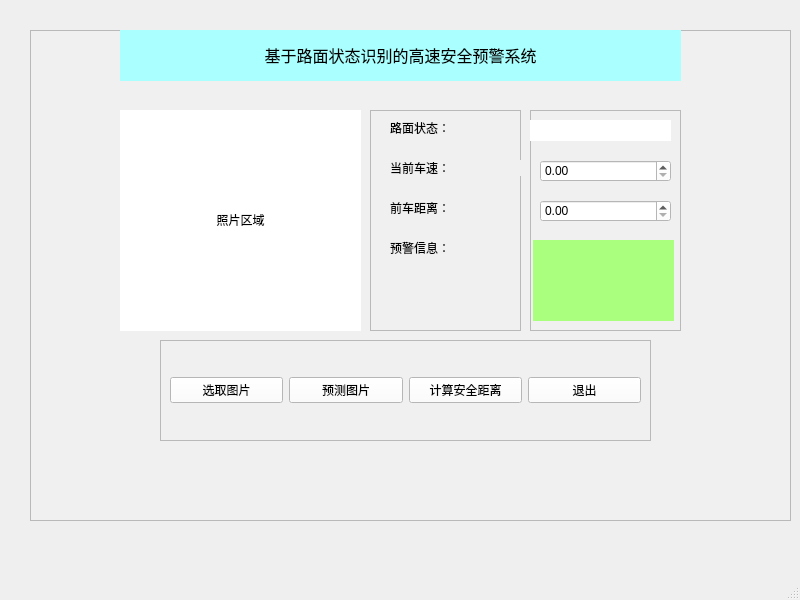
<?xml version="1.0" encoding="UTF-8"?>
<ui version="4.0">
 <class>MainWindow</class>
 <widget class="QMainWindow" name="MainWindow">
  <property name="geometry">
   <rect>
    <x>0</x>
    <y>0</y>
    <width>800</width>
    <height>600</height>
   </rect>
  </property>
  <property name="windowTitle">
   <string>MainWindow</string>
  </property>
  <widget class="QWidget" name="centralwidget">
   <widget class="QFrame" name="frame">
    <property name="geometry">
     <rect>
      <x>30</x>
      <y>30</y>
      <width>761</width>
      <height>491</height>
     </rect>
    </property>
    <property name="styleSheet">
     <string notr="true">background-color: rgb(255, 255, 255);
background-color: rgb(240, 240, 240);</string>
    </property>
    <property name="frameShape">
     <enum>QFrame::StyledPanel</enum>
    </property>
    <property name="frameShadow">
     <enum>QFrame::Raised</enum>
    </property>
    <widget class="QLabel" name="label">
     <property name="geometry">
      <rect>
       <x>90</x>
       <y>0</y>
       <width>561</width>
       <height>51</height>
      </rect>
     </property>
     <property name="sizePolicy">
      <sizepolicy hsizetype="Expanding" vsizetype="Preferred">
       <horstretch>0</horstretch>
       <verstretch>0</verstretch>
      </sizepolicy>
     </property>
     <property name="styleSheet">
      <string notr="true">background-color: rgb(170, 255, 255);</string>
     </property>
     <property name="text">
      <string>&lt;html&gt;&lt;head/&gt;&lt;body&gt;&lt;p align=&quot;center&quot;&gt;&lt;span style=&quot; font-size:12pt;&quot;&gt;基于路面状态识别的高速安全预警系统&lt;/span&gt;&lt;/p&gt;&lt;/body&gt;&lt;/html&gt;</string>
     </property>
    </widget>
    <widget class="QFrame" name="frame_2">
     <property name="geometry">
      <rect>
       <x>130</x>
       <y>310</y>
       <width>491</width>
       <height>101</height>
      </rect>
     </property>
     <property name="frameShape">
      <enum>QFrame::StyledPanel</enum>
     </property>
     <property name="frameShadow">
      <enum>QFrame::Raised</enum>
     </property>
     <layout class="QHBoxLayout" name="horizontalLayout">
      <item>
       <widget class="QPushButton" name="pushButton">
        <property name="styleSheet">
         <string notr="true">background-color: rgb(255, 255, 255);</string>
        </property>
        <property name="text">
         <string>选取图片</string>
        </property>
       </widget>
      </item>
      <item>
       <widget class="QPushButton" name="pushButton_2">
        <property name="styleSheet">
         <string notr="true">background-color: rgb(255, 255, 255);</string>
        </property>
        <property name="text">
         <string>预测图片</string>
        </property>
       </widget>
      </item>
      <item>
       <widget class="QPushButton" name="pushButton_4">
        <property name="styleSheet">
         <string notr="true">background-color: rgb(255, 255, 255);</string>
        </property>
        <property name="text">
         <string>计算安全距离</string>
        </property>
       </widget>
      </item>
      <item>
       <widget class="QPushButton" name="pushButton_3">
        <property name="styleSheet">
         <string notr="true">background-color: rgb(255, 255, 255);</string>
        </property>
        <property name="text">
         <string>退出</string>
        </property>
       </widget>
      </item>
     </layout>
    </widget>
    <widget class="QLabel" name="label_origin">
     <property name="geometry">
      <rect>
       <x>90</x>
       <y>80</y>
       <width>241</width>
       <height>221</height>
      </rect>
     </property>
     <property name="styleSheet">
      <string notr="true">background-color: rgb(255, 255, 255);</string>
     </property>
     <property name="text">
      <string>&lt;html&gt;&lt;head/&gt;&lt;body&gt;&lt;p align=&quot;center&quot;&gt;照片区域&lt;/p&gt;&lt;/body&gt;&lt;/html&gt;</string>
     </property>
    </widget>
    <widget class="QFrame" name="frame_3">
     <property name="geometry">
      <rect>
       <x>340</x>
       <y>80</y>
       <width>151</width>
       <height>221</height>
      </rect>
     </property>
     <property name="frameShape">
      <enum>QFrame::StyledPanel</enum>
     </property>
     <property name="frameShadow">
      <enum>QFrame::Raised</enum>
     </property>
     <widget class="QLabel" name="label_2">
      <property name="geometry">
       <rect>
        <x>20</x>
        <y>10</y>
        <width>121</width>
        <height>16</height>
       </rect>
      </property>
      <property name="text">
       <string>路面状态：</string>
      </property>
     </widget>
     <widget class="QLabel" name="label_3">
      <property name="geometry">
       <rect>
        <x>20</x>
        <y>50</y>
        <width>131</width>
        <height>16</height>
       </rect>
      </property>
      <property name="text">
       <string>当前车速：</string>
      </property>
     </widget>
     <widget class="QLabel" name="label_4">
      <property name="geometry">
       <rect>
        <x>20</x>
        <y>90</y>
        <width>121</width>
        <height>16</height>
       </rect>
      </property>
      <property name="text">
       <string>前车距离：</string>
      </property>
     </widget>
     <widget class="QLabel" name="label_6">
      <property name="geometry">
       <rect>
        <x>20</x>
        <y>130</y>
        <width>121</width>
        <height>16</height>
       </rect>
      </property>
      <property name="text">
       <string>预警信息：</string>
      </property>
     </widget>
    </widget>
    <widget class="QFrame" name="frame_4">
     <property name="geometry">
      <rect>
       <x>500</x>
       <y>80</y>
       <width>151</width>
       <height>221</height>
      </rect>
     </property>
     <property name="frameShape">
      <enum>QFrame::StyledPanel</enum>
     </property>
     <property name="frameShadow">
      <enum>QFrame::Raised</enum>
     </property>
     <widget class="QLabel" name="label_result">
      <property name="geometry">
       <rect>
        <x>0</x>
        <y>10</y>
        <width>141</width>
        <height>21</height>
       </rect>
      </property>
      <property name="styleSheet">
       <string notr="true">background-color: rgb(255, 255, 255);</string>
      </property>
      <property name="text">
       <string/>
      </property>
     </widget>
     <widget class="QDoubleSpinBox" name="doubleSpinBox">
      <property name="geometry">
       <rect>
        <x>10</x>
        <y>50</y>
        <width>131</width>
        <height>22</height>
       </rect>
      </property>
      <property name="styleSheet">
       <string notr="true">background-color: rgb(255, 255, 255);</string>
      </property>
     </widget>
     <widget class="QDoubleSpinBox" name="doubleSpinBox_2">
      <property name="geometry">
       <rect>
        <x>10</x>
        <y>90</y>
        <width>131</width>
        <height>22</height>
       </rect>
      </property>
      <property name="styleSheet">
       <string notr="true">background-color: rgb(255, 255, 255);</string>
      </property>
     </widget>
     <widget class="QLabel" name="label_warning">
      <property name="geometry">
       <rect>
        <x>3</x>
        <y>130</y>
        <width>141</width>
        <height>81</height>
       </rect>
      </property>
      <property name="styleSheet">
       <string notr="true">
background-color: rgb(170, 255, 127);</string>
      </property>
      <property name="text">
       <string/>
      </property>
     </widget>
    </widget>
   </widget>
  </widget>
  <widget class="QMenuBar" name="menubar">
   <property name="geometry">
    <rect>
     <x>0</x>
     <y>0</y>
     <width>800</width>
     <height>22</height>
    </rect>
   </property>
  </widget>
  <widget class="QStatusBar" name="statusbar"/>
 </widget>
 <resources/>
 <connections/>
</ui>
